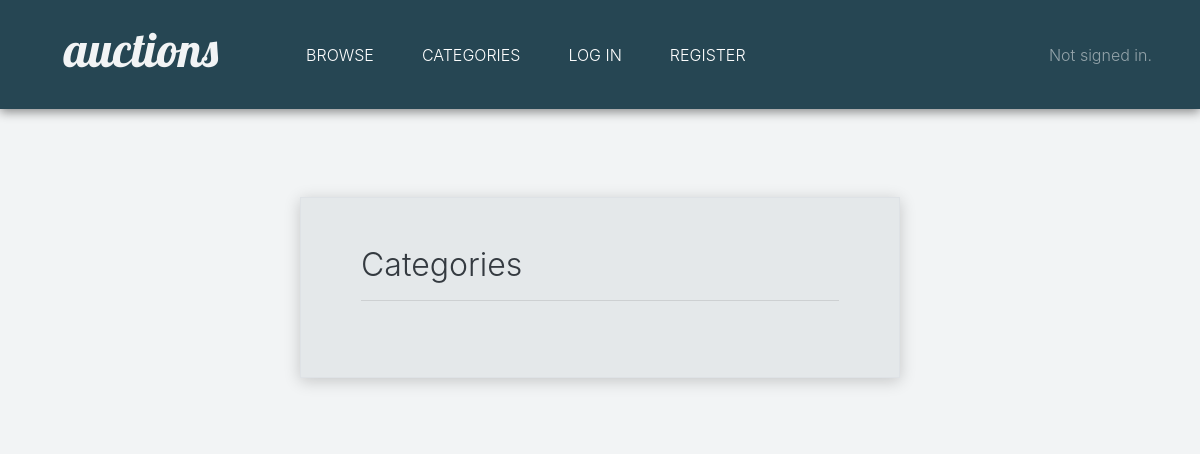
/category, run on an earlier commit of the app's database.
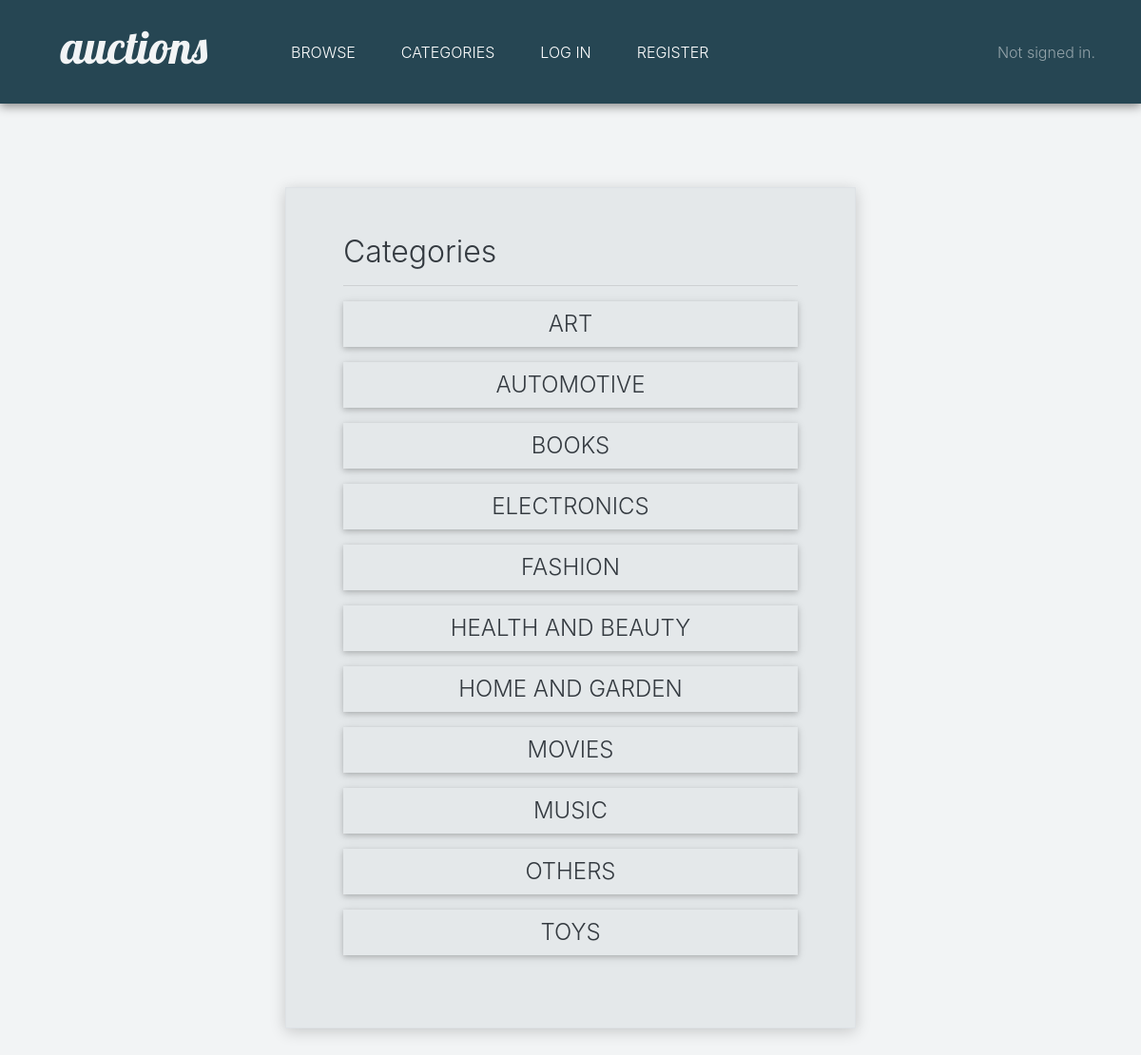
And on a later commit of the database.
### auctions/models.py (models this page shows)
class Category(models.Model):
    name = models.CharField(max_length=20)
    def __str__(self):
        return self.name

### auctions/views.py (the view)
# urls.py: path("category", views.categories_view, name="categories_view"),
def categories_view(request):
    categories = Category.objects.all().order_by('name')
    return render(request, "auctions/categories.html", {
        "categories": categories
    })

### auctions/templates/auctions/categories.html (shortened to what this page needs)
{% extends "auctions/layout.html" %}
{% block body %}
    <div class="login-panel animated slideInDown border mt-5">
        <div><h2>Categories</h2></div>
        <hr>
        {% for category in categories %}
        <div class="row pb-3">
            <div class="col">
                <a href="{% url 'categories_view' %}" role="button" class="btn btn-secondary button-custom-secondary btn-block" style="font-size: 1.5rem;">{{ category }}</a>
            </div>
        </div>
        {% endfor %}
    </div>
{% endblock %}

### auctions/templates/auctions/layout.html (shortened to what this page needs)
{% load static %}
<!DOCTYPE html>
<html lang="en">
    <head>
        <link href="{% static 'auctions/mdb.min.css' %}" rel="stylesheet">
        <link rel="stylesheet" href="https://stackpath.bootstrapcdn.com/bootstrap/4.4.1/css/bootstrap.min.css">
        <link href="{% static 'auctions/styles.css' %}" rel="stylesheet">
    </head>
    <body>
        <nav class="navbar navbar-expand-lg navbar-dark px-5 nav-bar-styling">
            <a class="navbar-brand logo pb-3 pr-5 pl-3 animated fadeIn slower" href="#"><span class="logo-letter">a</span><span class="logo-letter">u</span><span class="logo-letter">c</span><span class="logo-letter">t</span><span class="logo-letter">i</span><span class="logo-letter">o</span><span class="logo-letter">n</span><span class="logo-letter">s</span></a>
            <div class="collapse navbar-collapse" id="navbarText">
                <ul class="navbar-nav mr-auto">
                    <li class="nav-item px-3">
                        <a class="nav-link animated fadeIn slower" href="{% url 'browse_listings' %}">BROWSE</a>
                    </li>
                    <li class="nav-item px-3">
                        <a class="nav-link animated fadeIn slower" href="{% url 'categories_view' %}">CATEGORIES</a>
                    </li>
                    {% if user.is_authenticated %}
                        <li class="nav-item px-3">
                            <a class="nav-link animated fadeIn slower" href="{% url 'add_listing' %}">ADD</a>
                        </li>
                        <li class="nav-item px-3">
                            <a class="nav-link animated fadeIn slower" href="{% url 'profile' %}">PROFILE</a>
                        </li>
                        <li class="nav-item px-3">
                            <a class="nav-link animated fadeIn slower" href="{% url 'logout' %}">LOGOUT</a>
                        </li>
                    {% else %}
                        <li class="nav-item px-3">
                            <a class="nav-link animated fadeIn slower" href="{% url 'login' %}">LOG IN</a>
                        </li>
                        <li class="nav-item px-3">
                            <a class="nav-link animated fadeIn slower" href="{% url 'register' %}">REGISTER</a>
                        </li>
                    {% endif %}
                </ul>
                <span class="navbar-text pl-3 animated fadeIn slower">
                {% if user.is_authenticated %}
                    Signed in as <strong>{{ user.username }}</strong>.
                {% else %}
                    Not signed in.
                {% endif %}
                </span>
            </div>
        </nav>
        <div class="content-storage text-dark">
            {% block body %}
            {% endblock %}
        </div>
    </body>
</html>

### auctions/static/auctions/styles.css (style rules this page uses)
h2 { font-weight: 300; }
body { background-color: #F2F4F5; }
.content-storage { margin: auto; width: 100vw; max-width: 1200px; background-color: #F2F4F5; padding-left: 5vw; padding-right: 5vw; padding-top: 2.5rem; padding-bottom: 3rem; }
.login-panel { padding: 4vw 5vw 5vw 5vw; max-width: 600px; margin: auto; background-color: #E4E8EA; box-shadow: 0px 3px 15px #00000030 !important; }
.logo { font-family: 'Lobster', cursive; color: #F2F4F5 !important; font-size: 3rem; }
.logo-letter { transition: 0.2s ease-in-out; }
.nav-bar-styling { z-index: 1 !important; background-color: #264653; box-shadow: 0px 3px 10px #00000070 !important; }
.nav-link { font-weight: 300; transition: text-shadow 0.2s ease-in-out; }
.button-custom-secondary { background-color: #E4E8EA !important; border-radius: 0; transition: text-shadow 0.2s ease-in-out; border: none; font-weight: 300; color: #343a40 }
::placeholder { color: lightgray !important; font-weight: 300; }

What changed in the data, as far as the page shows it:
added Category: name "ART"
added Category: name "AUTOMOTIVE"
added Category: name "BOOKS"
added Category: name "ELECTRONICS"
added Category: name "FASHION"
added Category: name "HEALTH AND BEAUTY"
added Category: name "HOME AND GARDEN"
added Category: name "MOVIES"
added Category: name "MUSIC"
added Category: name "OTHERS"
added Category: name "TOYS"
